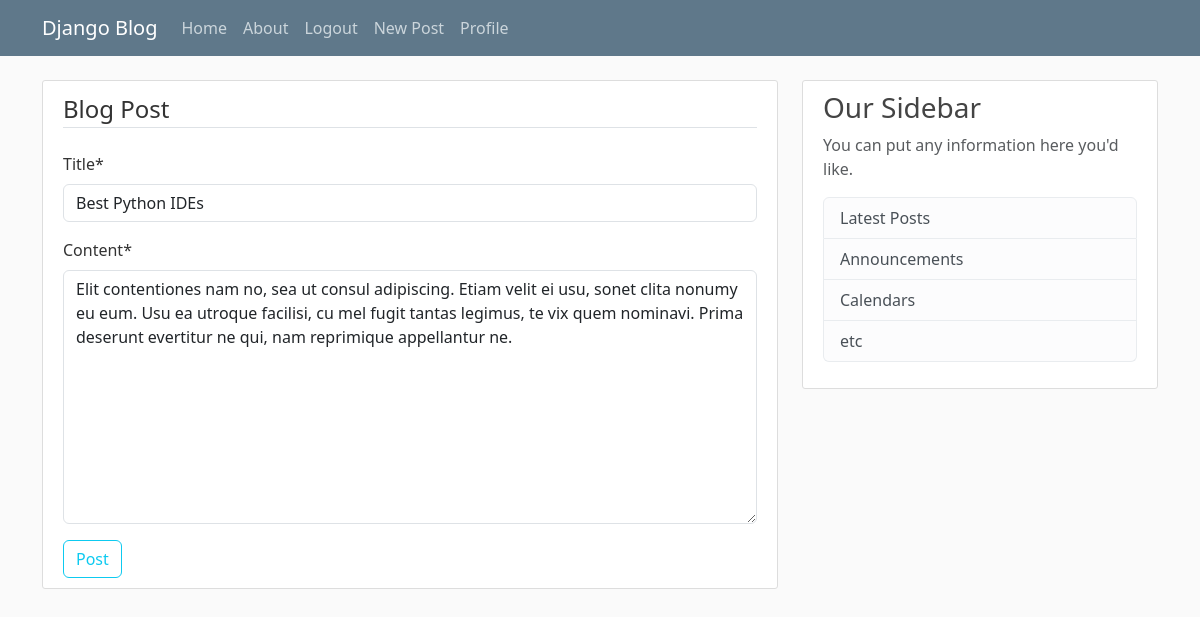
The app's page /post/17/update/ (signed in) with its own data.
### blog/models.py (models this page shows, shortened)
class Post(models.Model):
    title = models.CharField(max_length=100)
    content = models.TextField()
    date_posted = models.DateField(default=timezone.now)
    author = models.ForeignKey(User, on_delete=models.CASCADE)

### blog/views.py (the view, shortened to what this page needs)
# urls.py: path('post/<int:pk>/update/', PostUpdateView.as_view(), name='post-update'),
class PostUpdateView(LoginRequiredMixin, UserPassesTestMixin, UpdateView):
    model = Post
    fields = ['title', 'content']
    def test_func(self):
        post = self.get_object()
        if self.request.user == post.author:
            return True
        return False

### blog/templates/blog/post_form.html (shortened to what this page needs)
{% extends "blog/base.html" %}
{% load crispy_forms_tags %}
{% block content %}
    <div class="content-section">
        <form method="POST">
            <fieldset class="form-group">
                <legend class="border-bottom mb-4"> Blog Post</legend>
                {{ form| crispy }}
            </fieldset>
            <div>
                <button class="btn btn-outline-info" type="submit"> Post </button>
            </div>
        </form>
    </div>
{% endblock content %}

### blog/static/blog/main.css (style rules this page uses)
body { background: #fafafa; color: #333333; margin-top: 5rem; }
.content-section { background: #ffffff; padding: 10px 20px; border: 1px solid #dddddd; border-radius: 3px; margin-bottom: 20px; }

### records on screen
Post: title "Best Python IDEs", content "Elit contentiones nam no, sea ut consul adipiscing. Etiam velit ei usu, sonet clita nonumy eu eum. Usu ea utroque facilisi, cu mel fugit tantas legimus, te vix quem nominavi. Prima deserunt evertitur ne qui, nam reprimique appellantur ne."
